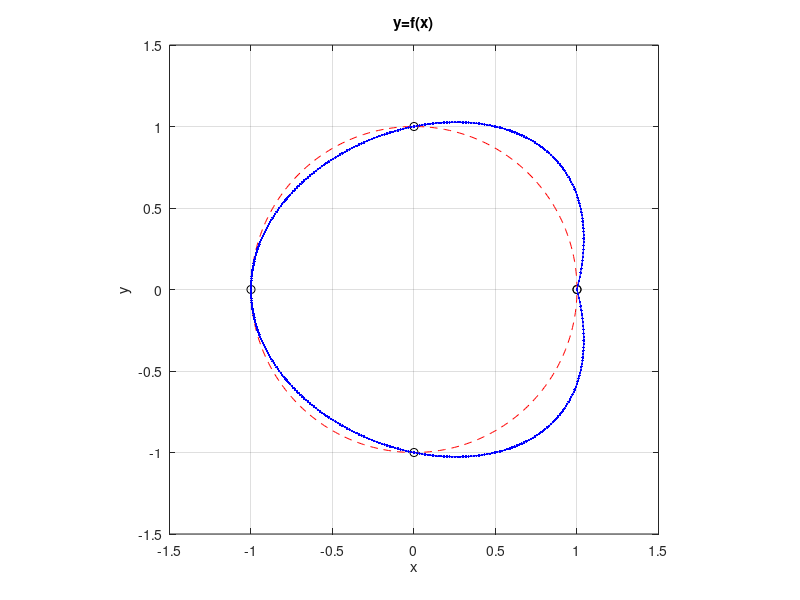
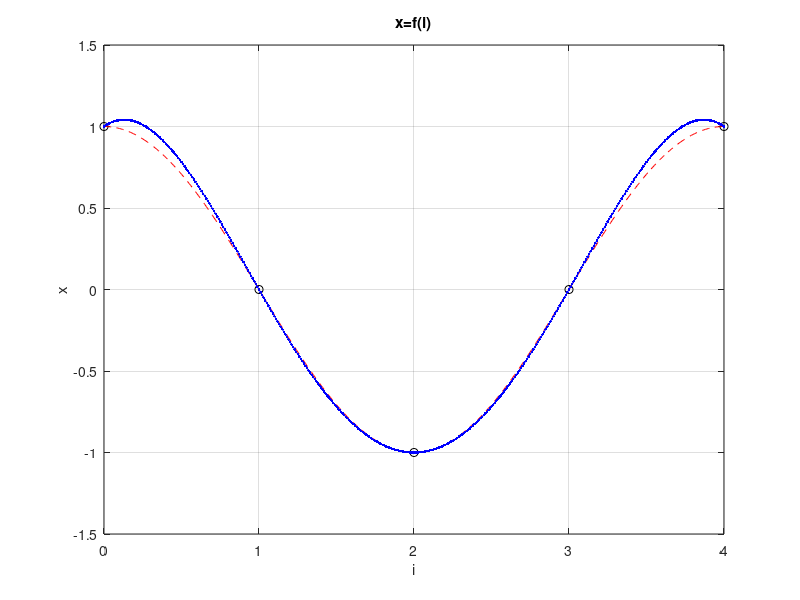

MATLAB code to generate these figures, in order:
% interp_circle.m
% x(i) = ax0 +ax1*i^1 + ax2*i^2 + ... + axN*i^N
% y(i) = ay0 +ay1*i^1 + ay2*i^2 + ... + ayN*i^N
clear all; close all;

N = 4;                    % stopien wielomianow
i  = (0 : N)';            % zmienna "i" wielomianu w wezlach ("rzadka") 
xi = cos( 2*pi/N * i );   % wartosci funkcji x=kosinus w wezlach
yi = sin( 2*pi/N * i );   % wartosci funkcji y=sinus   w wezlach
[ i, xi, yi ], pause      % sprawdzenie wartosci

X = vander(i), pause      % wygenerowanie i pokazanie macierzy Vandermonde'a

ax = inv(X) * xi;         % obliczenie wielu wsp. wielomianu dla zmiennej x
ay = inv(X) * yi;         % obliczenie wielu wsp. wielomianu dla zmiennej y

id = 0 : 0.01 : N;        % zmienna "i" dokladna 
xd = cos( 2*pi/N * id );  % dokladne wartosci x
yd = sin( 2*pi/N * id );  % dokladne wartosci y

figure; plot( xi,yi,'ko', xd,yd,'r--', polyval(ax,id), polyval(ay,id),'b.-');
xlabel('x'); ylabel('y'); title('y=f(x)'); axis square; grid; pause
figure; plot( i,xi,'ko', id,xd,'r--', id, polyval(ax,id),'b.-');
xlabel('i'); ylabel('x'); title('x=f(i)'); grid; pause
